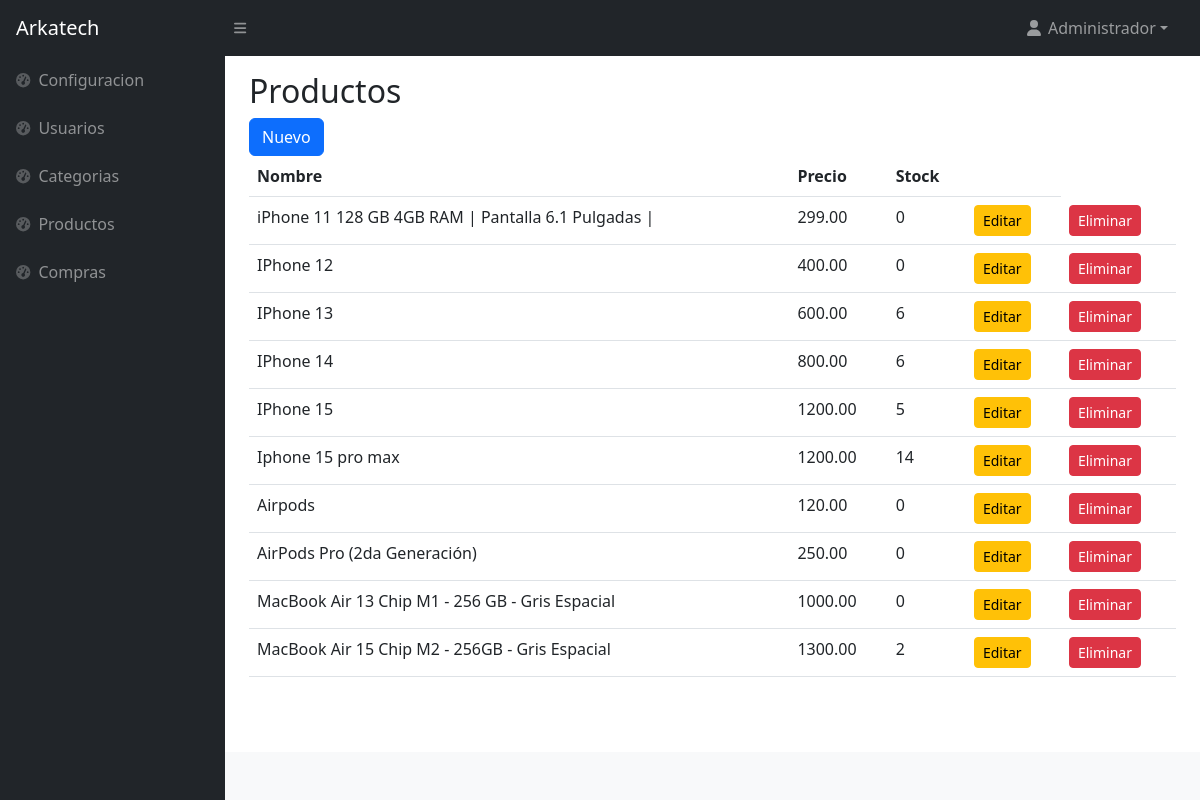
The app's page /admin/productos/index.php (signed in) with its own data.
### tables this page shows
CREATE TABLE `productos` (
  `id` int(11) NOT NULL,
  `nombre` varchar(50) NOT NULL,
  `descripcion` text NOT NULL,
  `precio` decimal(10,2) NOT NULL,
  `descuento` tinyint(3) NOT NULL DEFAULT 0,
  `stock` int(11) NOT NULL DEFAULT 0,
  `id_categoria` int(11) NOT NULL,
  `activo` int(11) NOT NULL
);

### admin/productos/index.php (the view, shortened to what this page needs)
<?php
$db = new Database();
$con = $db->conectar();
$sql = 'SELECT id, nombre, descripcion, precio, descuento, stock, id_categoria
FROM productos WHERE activo = 1';
$result = $con->query($sql);
$productos = $result->fetchAll(PDO::FETCH_ASSOC);
require_once '../header.php';
?>
<main>
    <div class="container-fluid px-4">
        <h2 class="mt-3"> Productos </h2>
        <a href="nuevo.php" class="btn btn-primary">Nuevo</a>
        <div class="table-responsive">
            <table class="table table-hover">
                <thead>
                    <tr>
                        <th scope="col">Nombre</th>
                        <th scope="col">Precio</th>
                        <th scope="col">Stock</th>
                        <th scope="col"></th>
                    </tr>
                </thead>
                <tbody>
                    <?php foreach ($productos as $producto) {?>
                        <tr>
                            <td><?php echo $producto['nombre'] ?></td>
                            <td><?php echo $producto['precio'] ?></td>
                            <td><?php echo $producto['stock'] ?></td>
                            <td>
                                <a href="edita.php?id=<?php echo $producto['id']?>"
                                 class="btn btn-warning btn-sm" >Editar</a>
                            </td>
                            <td>
                                <button type="button" class="btn btn-danger btn-sm"
                                data-bs-toggle="modal" data-bs-target="#modalElimina" data-bs-id="<?php echo $producto['id']; ?>">
                                   Eliminar
                                </button>
                                </td>
                        </tr>
                        <?php } ?>
                </tbody>
            </table>
        </div>
    </div>
</main>
<?php require_once '../footer.php'; ?>

### records on screen
productos: nombre "iPhone 11 128 GB 4GB RAM | Pantalla 6.1 Pulgadas |", precio "299.00", stock "0"
productos: nombre "IPhone 12", precio "400.00", stock "0"
productos: nombre "IPhone 13", precio "600.00", stock "6"
productos: nombre "IPhone 14", precio "800.00", stock "6"
productos: nombre "IPhone 15", precio "1200.00", stock "5"
productos: nombre "Iphone 15 pro max", precio "1200.00", stock "14"
productos: nombre "Airpods", precio "120.00", stock "0"
productos: nombre "AirPods Pro (2da Generación)", precio "250.00", stock "0"
productos: nombre "MacBook Air 13 Chip M1 - 256 GB - Gris Espacial", precio "1000.00", stock "0"
productos: nombre "MacBook Air 15 Chip M2 - 256GB - Gris Espacial", precio "1300.00", stock "2"

### other values on screen
$_SESSION['user_name'] "Administrador"
